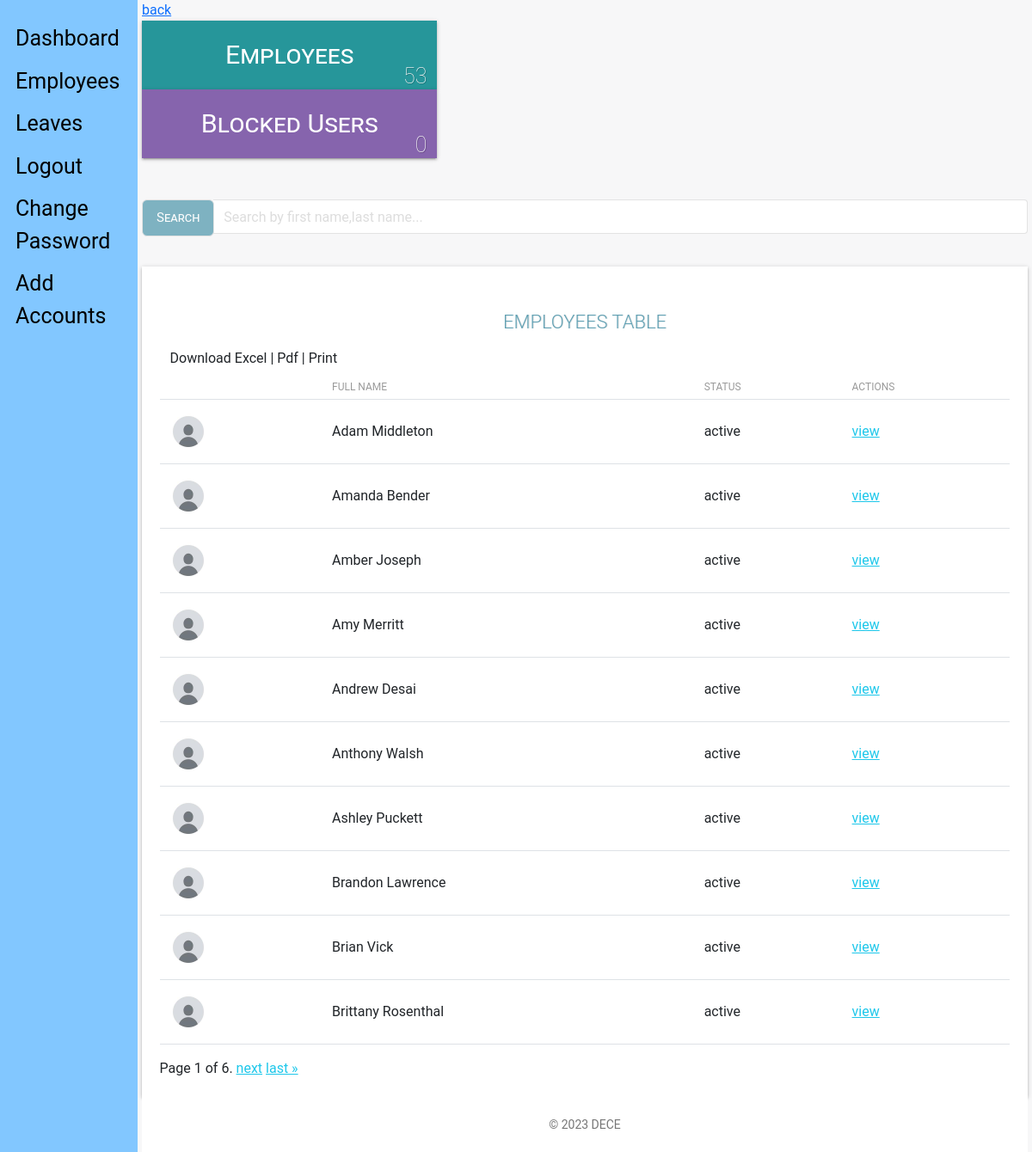
Before: /admin_view/employees/ (signed in) with the older database file.
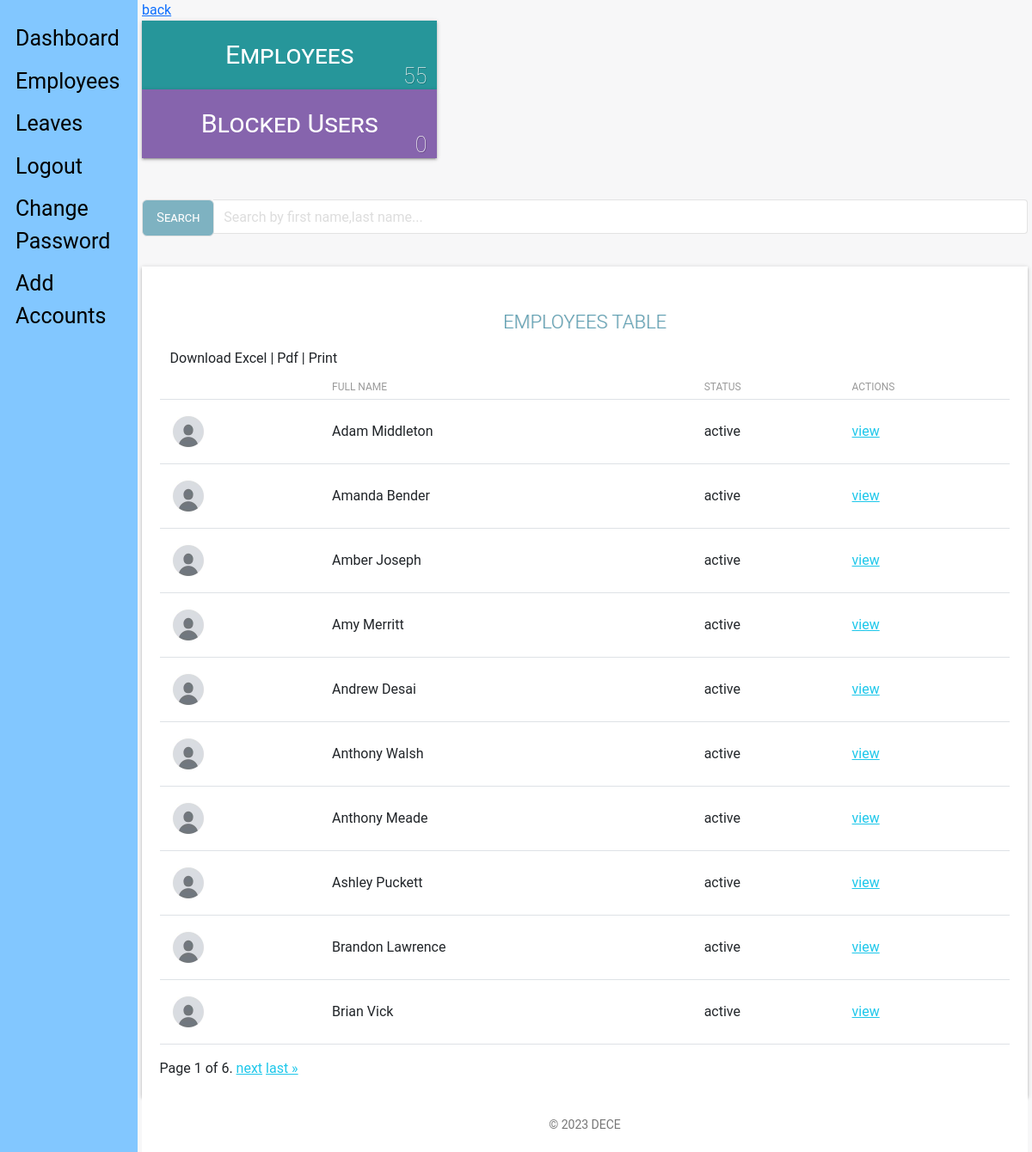
After: the same page with the newer database file.
### staff_app/models.py (models this page shows, shortened)
class Employee(models.Model):
    MALE = 'male'
    FEMALE = 'female'
    OTHER = 'other'
    NOT_KNOWN = 'Not Known'
    GENDER = (
        (MALE, 'Male'),
        (FEMALE, 'Female'),
        (OTHER, 'Other'),
        (NOT_KNOWN, 'Not Known'),
    )
    MR = 'Mr'
    MRS = 'Mrs'
    MSS = 'Mss'
    DR = 'Dr'
    SIR = 'Sir'
    MADAM = 'Madam'
    TITLE = (
        (MR, 'Mr'),
        (MRS, 'Mrs'),
        (MSS, 'Mss'),
        (DR, 'Dr'),
        (SIR, 'Sir'),
        (MADAM, 'Madam'),
    )
    FULL_TIME = 'Full-Time'
    PART_TIME = 'Part-Time'
    CONTRACT = 'Contract'
    INTERN = 'Intern'
    EMPLOYEETYPE = (
        (FULL_TIME, 'Full-Time'),
        (PART_TIME, 'Part-Time'),
        (CONTRACT, 'Contract'),
        (INTERN, 'Intern'),
    )
    user = models.ForeignKey(CustomUser, on_delete=models.CASCADE, default=1)
    title = models.CharField(_('Title'), max_length=10,
                             default=MR, choices=TITLE, blank=False, null=True)
    image = models.ImageField(_('Profile Image'), upload_to='profiles/', default='profiles/default.png', blank=True,
                              null=True, help_text='upload image size less than 2.0MB')  # work on path username-date/image
    firstname = models.CharField(
        _('Firstname'), max_length=125, null=False, blank=False)
    lastname = models.CharField(
        _('Lastname'), max_length=125, null=False, blank=False)
    othername = models.CharField(
        _('Othername (optional)'), max_length=125, null=True, blank=True)
    sex = models.CharField(_('Gender'), max_length=10,
                           default=NOT_KNOWN, choices=GENDER, blank=False)
    email = models.EmailField(
        _('Email'), max_length=255, default=None, blank=True, null=True)
    tel = PhoneNumberField(null=False, blank=False,
                           verbose_name='Phone Number')
    bio = models.CharField(_('Bio'), max_length=255,
                           default='', null=True, blank=True)
    birthday = models.DateField(_('Date of Birth'), blank=False, null=True)
    nisnumber = models.PositiveIntegerField(
        _('NIS Number'), null=True, blank=True)
    tinnumber = models.CharField(
        _('TIN'), max_length=15, null=True, blank=True)
    employeetype = models.CharField(_('Employee Type'), max_length=15,
                                    default=FULL_TIME, choices=EMPLOYEETYPE, blank=False, null=True)
    vitae = models.FileField(_('Cirriculum Vitae'), upload_to='vitae/', blank=True,
                             null=True, help_text='upload in .docx or .pdf')
    is_blocked = models.BooleanField(
        _('Is Blocked'), help_text='button to toggle employee block and unblock', default=False)
    is_deleted = models.BooleanField(
        _('Is Deleted'), help_text='button to toggle employee deleted and undelete', default=False)
    created = models.DateTimeField(verbose_name=_(
        'Created'), auto_now_add=True, null=True)
    updated = models.DateTimeField(
        verbose_name=_('Updated'), auto_now=True, null=True)
    objects = EmployeeManager()
    class Meta:
        verbose_name = _('Employee')
        verbose_name_plural = _('Employees')
        ordering = ['-created']
    @ property
    def get_full_name(self):
        fullname = ''
        firstname = self.firstname
        lastname = self.lastname
        othername = self.othername
        if (firstname and lastname) or othername is None:
            fullname = firstname + ' ' + lastname
            return fullname
        elif othername:
            fullname = firstname + ' ' + othername + ' '+lastname
            return fullname
        return

### admin_app/views.py (the view)
# urls.py: path('employees/', views.employees, name="employees"),
def employees(request):
    if not (request.user.is_authenticated and request.user.is_superuser):
        return redirect('hris:home')
    dataset = dict()
    employees = Employee.objects.all().order_by('firstname')
    query = request.GET.get('search')
    if query:
        employees = employees.filter(
            Q(firstname__icontains=query) |
            Q(lastname__icontains=query)
        )
    paginator = Paginator(employees, 10)  # show 10 employee lists per page
    page = request.GET.get('page')
    employees_paginated = paginator.get_page(page)
    dataset['employee_list'] = employees_paginated
    dataset['all_employees'] = Employee.objects.all_employees()
    blocked_employees = Employee.objects.all_blocked_employees()
    dataset['blocked_employees'] = blocked_employees
    dataset['title'] = 'Employees list view'
    return render(request, 'admin/view_employees.html', dataset)

### admin_app/managers.py (called while the page is built)
    def get_queryset(self):
        return super().get_queryset().filter(is_deleted=False)

    def all_employees(self):
        return super().get_queryset()

    def all_blocked_employees(self):
        return super().get_queryset().filter(is_blocked=True)

### templates/admin/view_employees.html (shortened to what this page needs)
{% extends 'base.html' %}
{% load static %}
{% block content %}
<link type="text/CSS" href="{% static 'css/light-bootstrap-dashboard.css' %}" rel="stylesheet"/>
    <section class="row">
        <section class="col col-lg-12">
            <a href="{{request.META.HTTP_REFERER|escape}}" style="color:#0d6efd;">back</a>
        </section>
    </section>
    <section class="row margin-bottom">
        <div class="container-fluid">
        <section class="col-lg-4 col-md-4 col-sm-12">
            <div class="employee-box sec-box">
                <a href="">
                <span>Employees</span>
                </a>
                <span class="count-object">{{ all_employees.count }}</span>
            </div>
        </section>
        <section class="col-lg-4 col-md-4 col-sm-12">
            <div class="blocked-box sec-box">
                <a href="">
                <span>Blocked Users</span>
                </a>
                <span class="count-object">{{ blocked_employees.count }}</span>
            </div>
        </section>
    </section>
    <div class="row" style="margin-bottom: 2.2rem;margin-top: 3rem;">
        <div class="">
        <div class="col-lg-12">
            <form action="" method="GET">
                <div class="input-group">
                    <span class="input-group-btn">
                    <button class="btn btn-default" id = "stylebutton" type="button">Search</button>
                    </span>
                    <input type="search" value="{{request.GET.search}}" name="search" class="form-control" placeholder="Search by first name,last name...">
                </div>
            </form>
        </div>
        </div>
    </div>
    <div class="table-responsive table-shadow">
        <div class="text-center table-description">
            <h4 class="title-h3" style="color: #60a0b3 !important;
            text-shadow: 1px 0px rgba(0,0,0,0.11)"> EMPLOYEES TABLE</h4>
        </div>
        <div class="container-fluid">
            <div class="row">
                 <div class="download-print-action">
                      Download Excel | Pdf | Print
                </div>
            </div>
        </div>
        <table class="table">
            <thead>
                <tr>
                  <th scope="col"></th>
                  <th scope="col">Full Name</th>
                  <th scope="col">Status</th>
                  <th scope="col">Actions</th>
                </tr>
            </thead>
            <tbody>
                {% for employee in employee_list %}
                <tr>
                  {% if employee.image %}
                  <th scope="row"><img src="{{employee.image.url}}" width="50" height="50"></th>
                  {% else %}
                  <th scope="row">-</th>
                  {% endif %}
                  <td>{{ employee.get_full_name }}</td>
                  {% if employee.is_blocked %}
                  <td>Inactive</td>
                  {% else %}
                  <td>active</td>
                  {% endif %}
                  <td>
                    <a href="{% url 'admin_app:info' employee.id %}">
                        view
                    </a>
                  </td>
                </tr>
                {% endfor %}
            </tbody>
        </table>
              <div class="pagination">
                <span class="step-links">
                    <span class="current">
                        Page {{ employee_list.number }} of {{ employee_list.paginator.num_pages }}.
                    </span>
                    {% if employee_list.has_next %}
                        <a href="?page={{ employee_list.next_page_number }}">next</a>
                        <a href="?page={{ employee_list.paginator.num_pages }}">last &raquo;</a>
                    {% endif %}
                </span>
            </div>
    </div>
{% endblock content %}

Changed rows visible on the page:
no longer on this page (row unchanged): Employee: image (placeholder picture), get_full_name "Brittany Rosenthal", is_blocked "active"
added Employee: image (placeholder picture), get_full_name "Anthony Meade", is_blocked "active"
Other visible differences:
{{ all_employees.count }}: "53" → "55"
